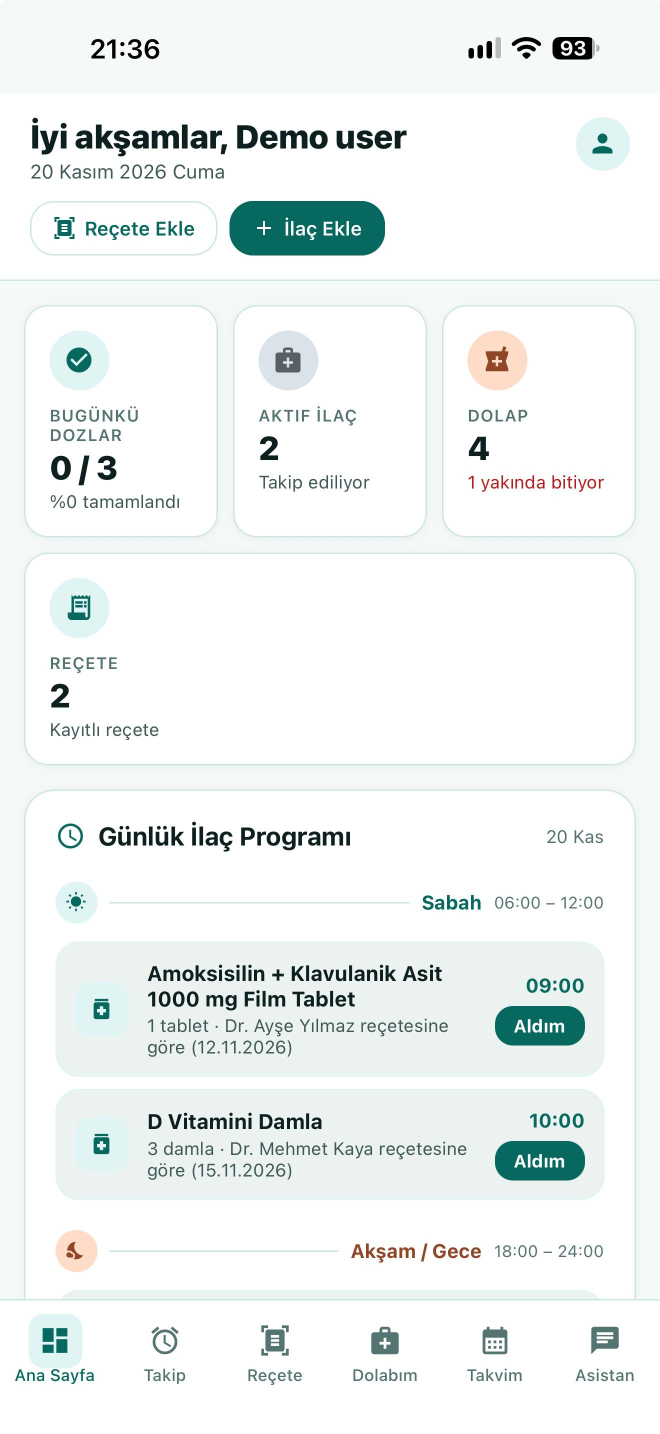
#> input picture store/raw/01.jpeg, 1320 x 2868 px, given in place of 01.png, which was not available (shown at 1/2 size)
$ python make_screenshots.py raw
#> lines starting #> are read from the running program, lines starting #| are printed output that depends on the picture; after the words box and inside, x2 and y2 are one past the last pixel; in counts of white or black regions, pixels touching at a corner belong together
"""App Store ekran görüntüleri: logo yeşili arka plan + başlık + yuvarlatılmış ekran.

Kullanım:
    python3 store/make_screenshots.py <girdi_klasörü>

ÖNEMLİ (App Store 1.4.2): Ham ekran görüntülerinde AI tarafından üretilmiş doz
metni (örn. "günlük maksimum doz", "40 kg üzeri çocuklar") görünmemeli. Ham
görüntüleri yeni sürümle, temiz bir demo hesapla yeniden al.

Girdi klasöründe SLIDES listesindeki dosya adları (01.png veya image01.png, ...) olmalı.
Çıktı: store/screenshots/ altında 6.9" iPhone boyutu (1320x2868), App Store
Connect'in kabul ettiği RGB PNG'ler.
"""
import os
import sys

from PIL import Image, ImageDraw, ImageFilter, ImageFont

W, H = 1320, 2868
BG = (11, 110, 110)          # #0b6e6e — ikon arka planı
TITLE_COLOR = (255, 255, 255)
SUB_COLOR = (207, 238, 233)
FONT_PATH = "/System/Library/Fonts/SFNS.ttf"
# iPhone durum çubuğu (saat, pil, Dynamic Island, "◀ TestFlight") — 1320 px
# genişlikteki ekran görüntüsünde üstten bu kadar kesilir.
STATUS_BAR_PX_AT_1320 = 186

# Tab sırasıyla: Ana Sayfa → Takip → Reçete → Dolabım → Takvim → Asistan
SLIDES = [
    ("01", "İlaçların tek ekranda", "Günlük programın ve ilaç dolabın"),
    ("02", "Hiçbir dozu kaçırma", "Hatırlatma gelsin, tek dokunuşla işaretle"),
    ("03", "Reçeteni fotoğrafla,\nyapay zeka okusun", "Reçetendeki ilaçlar düzenli bir listede"),
    ("04", "Evdeki ilaç dolabın", "Son kullanma tarihi ve stok takibi"),
    ("05", "Takvimde tüm aile", "Kendi ve çocuklarının ilaçları bir arada"),
    ("06", "Aklına takılanı sor", "İlaçlar hakkında genel bilgi asistanı"),
]


def font(size: int, bold: bool) -> ImageFont.FreeTypeFont:
    f = ImageFont.truetype(FONT_PATH, size)
    try:
        f.set_variation_by_name("Bold" if bold else "Regular")
    except (OSError, ValueError):
        pass
    return f


def draw_centered(draw: ImageDraw.ImageDraw, text: str, y: int, f, color, line_gap: int) -> int:
    for line in text.split("\n"):
        w = draw.textlength(line, font=f)
        draw.text(((W - w) / 2, y), line, font=f, fill=color)
        y += f.size + line_gap
    return y


def rounded(im: Image.Image, radius: int) -> Image.Image:
    mask = Image.new("L", im.size, 0)
    ImageDraw.Draw(mask).rounded_rectangle((0, 0, *im.size), radius=radius, fill=255)
    out = im.convert("RGBA")
    out.putalpha(mask)
    return out


def make(src: str, title: str, subtitle: str, dst: str) -> None:
#> called with src = 'raw/01.png', title = 'İlaçların tek ekranda', subtitle = 'Günlük programın ve ilaç dolabın'
    canvas = Image.new("RGB", (W, H), BG)
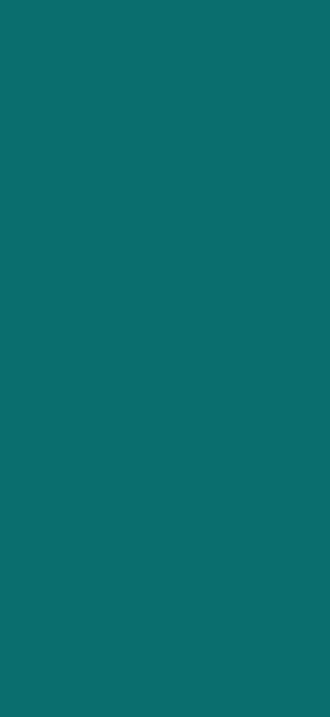
#> canvas: PIL image 1320x2868 RGB (shown at 1/4 size); mean R, G, B 11, 110, 110
    draw = ImageDraw.Draw(canvas)

    y = draw_centered(draw, title, 170, font(92, True), TITLE_COLOR, 18)
#> y = 280
    y = draw_centered(draw, subtitle, y + 22, font(48, False), SUB_COLOR, 12)
#> y = 362

    shot = Image.open(src).convert("RGB")
#> shot is the input picture: PIL image 1320x2868 RGB; mean R, G, B 238.8, 243.1, 242.4
    crop = round(STATUS_BAR_PX_AT_1320 * shot.width / 1320)
    shot = shot.crop((0, crop, shot.width, shot.height))
#> shot: PIL image 1320x2682 RGB
    target_w = 1040
    shot = shot.resize((target_w, round(shot.height * target_w / shot.width)), Image.LANCZOS)
#> shot: PIL image 1040x2113 RGB
    frame_pad = 14
    framed = Image.new("RGB", (shot.width + 2 * frame_pad, shot.height + 2 * frame_pad), (255, 255, 255))
#> framed: PIL image 1068x2141 RGB; every value is 255
    framed.paste(shot, (frame_pad, frame_pad))
    framed = rounded(framed, 78)
#> in rounded, `ImageDraw.Draw(mask).rounded_rectangle((0, 0, *im.size), radius=radius..`:
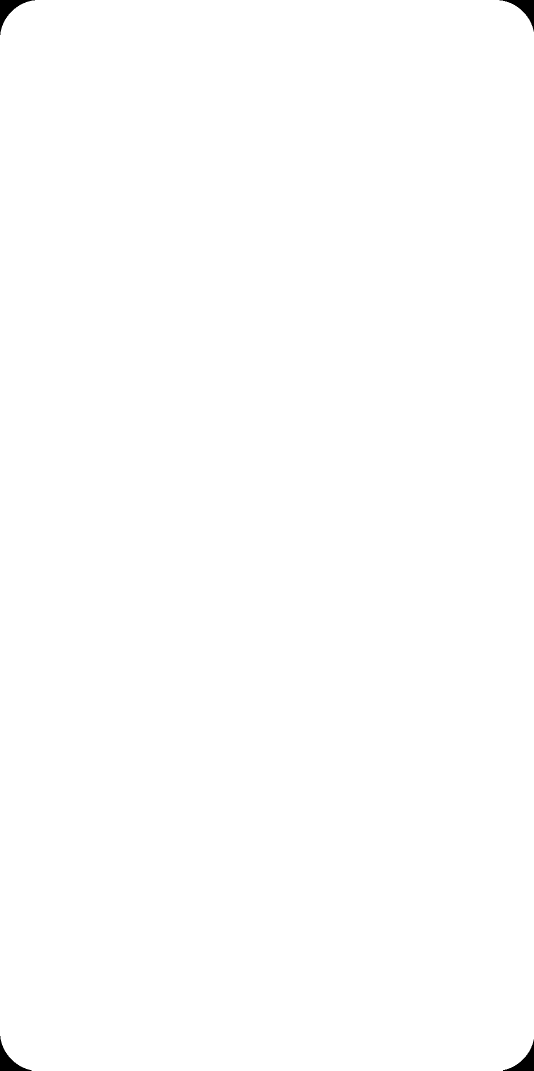
#> mask: PIL image 1068x2141 L (shown at 1/2 size); 99.8% white; 4 black regions, box (x1, y1, x2, y2) and area: (0, 0, 70, 70) 1327, (999, 0, 1068, 63) 1257, (0, 2072, 63, 2141) 1257, (1006, 2079, 1068, 2141) 1188

    x = (W - framed.width) // 2
    top = max(y + 70, 560)
#> top = 560

    # Yumuşak gölge
    shadow = Image.new("RGBA", (W, H), (0, 0, 0, 0))
#> shadow: PIL image 1320x2868 RGBA; every value is 0
    ImageDraw.Draw(shadow).rounded_rectangle(
        (x, top + 24, x + framed.width, top + 24 + framed.height), radius=78, fill=(0, 0, 0, 90)
    )
    shadow = shadow.filter(ImageFilter.GaussianBlur(36))
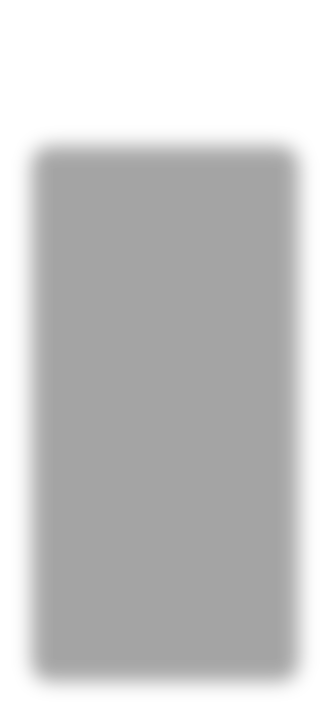
#> shadow: PIL image 1320x2868 RGBA (shown at 1/4 size); mean R, G, B, A 0, 0, 0, 54.3; transparent parts drawn white
    canvas.paste(shadow, (0, 0), shadow)
    canvas.paste(framed, (x, top), framed)  # alt kısım kenardan taşabilir, bilinçli
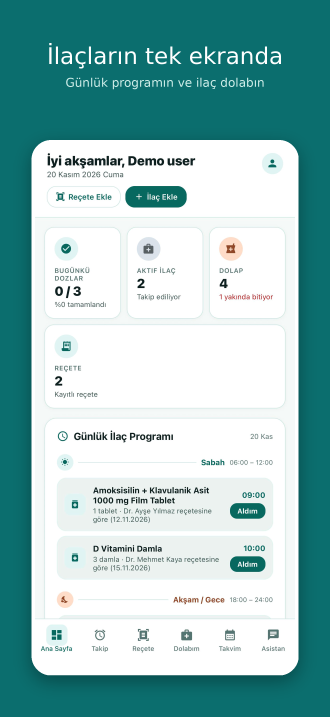
#> canvas: PIL image 1320x2868 RGB (shown at 1/4 size); mean R, G, B 150.1, 190.4, 190

    canvas.save(dst, "PNG")


def main() -> None:
    src_dir = sys.argv[1]
    out_dir = os.path.join(os.path.dirname(__file__), "screenshots", "6.9-inch-1320x2868")
    os.makedirs(out_dir, exist_ok=True)
    for name, title, subtitle in SLIDES:
        candidates = [prefix + name + ext for prefix in ("", "image")
                      for ext in (".png", ".PNG", ".jpg", ".jpeg", ".JPG")]
        src = next((os.path.join(src_dir, c) for c in candidates
                    if os.path.exists(os.path.join(src_dir, c))), None)
        if not src:
            print(f"atlandı: {name} bulunamadı")
            continue
        dst = os.path.join(out_dir, f"{name}.png")
        make(src, title, subtitle, dst)
        print(f"{dst} ({W}x{H})")
#> pass 2 of the loop in main, `for name, title, subtitle in SLIDES:`:
#> in make (call 2), `y = draw_centered(draw, title, 170, font(92, True), TITLE_COLOR, 18)`: y = 280
#> in make (call 2), `y = draw_centered(draw, subtitle, y + 22, font(48, False), SUB_COLOR, ..`: y = 362
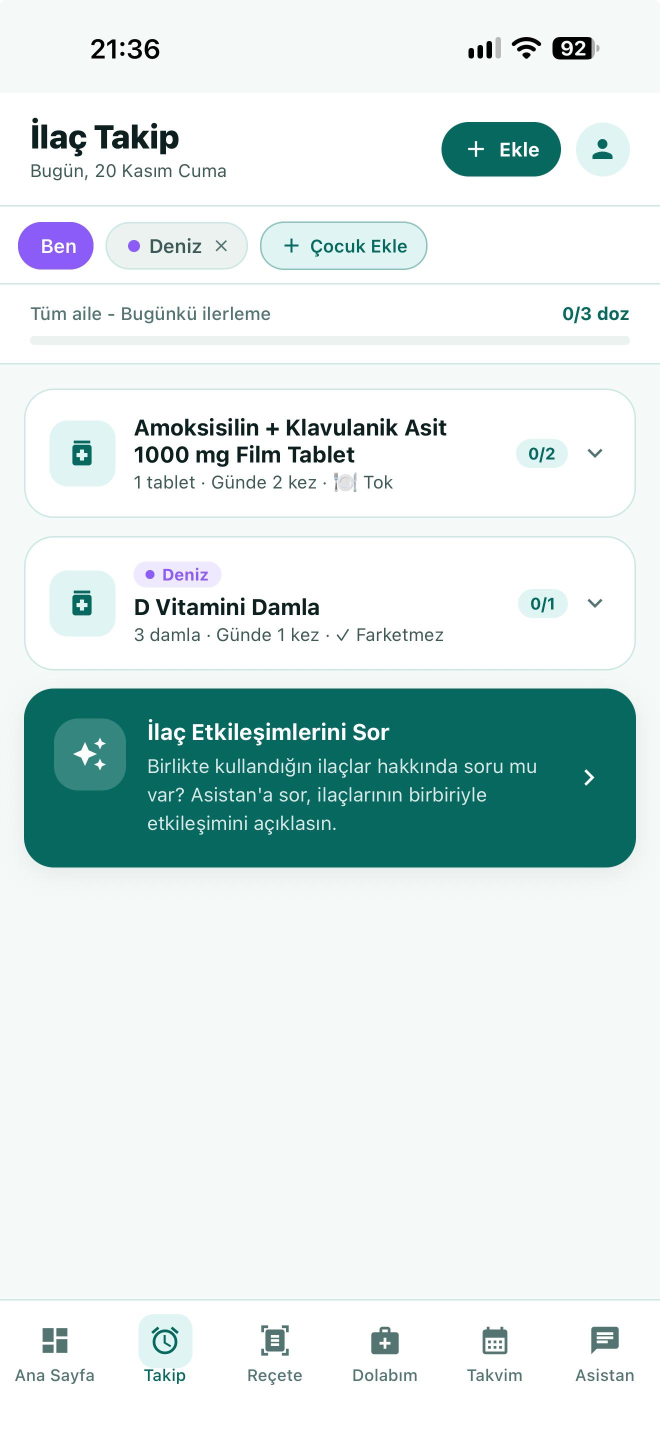
#> input picture store/raw/02.jpeg, 1320 x 2868 px, given in place of 02.png, which was not available (shown at 1/2 size)
#> in make, shot is the input picture: PIL image 1320x2868 RGB; mean R, G, B 215.9, 230, 229
#> in make (call 2), `framed.paste(shot, (frame_pad, frame_pad))`:
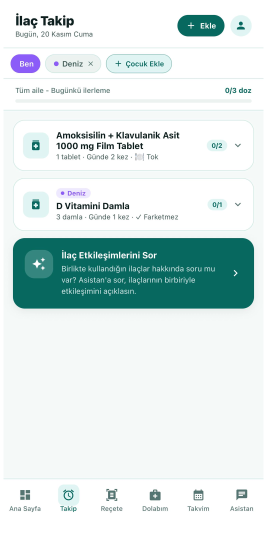
#> framed: PIL image 1068x2141 RGB (shown at 1/4 size); mean R, G, B 215.9, 230.1, 229.1
#> in make (call 2), `canvas.paste(framed, (x, top), framed)`:
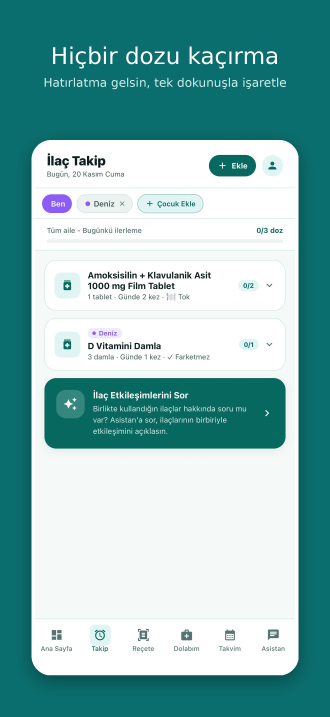
#> canvas: PIL image 1320x2868 RGB (shown at 1/4 size); mean R, G, B 135.9, 182.3, 181.7
#> pass 3 of the loop in main, `for name, title, subtitle in SLIDES:`:
#> in make (call 3), `y = draw_centered(draw, title, 170, font(92, True), TITLE_COLOR, 18)`: y = 390
#> in make (call 3), `y = draw_centered(draw, subtitle, y + 22, font(48, False), SUB_COLOR, ..`: y = 472
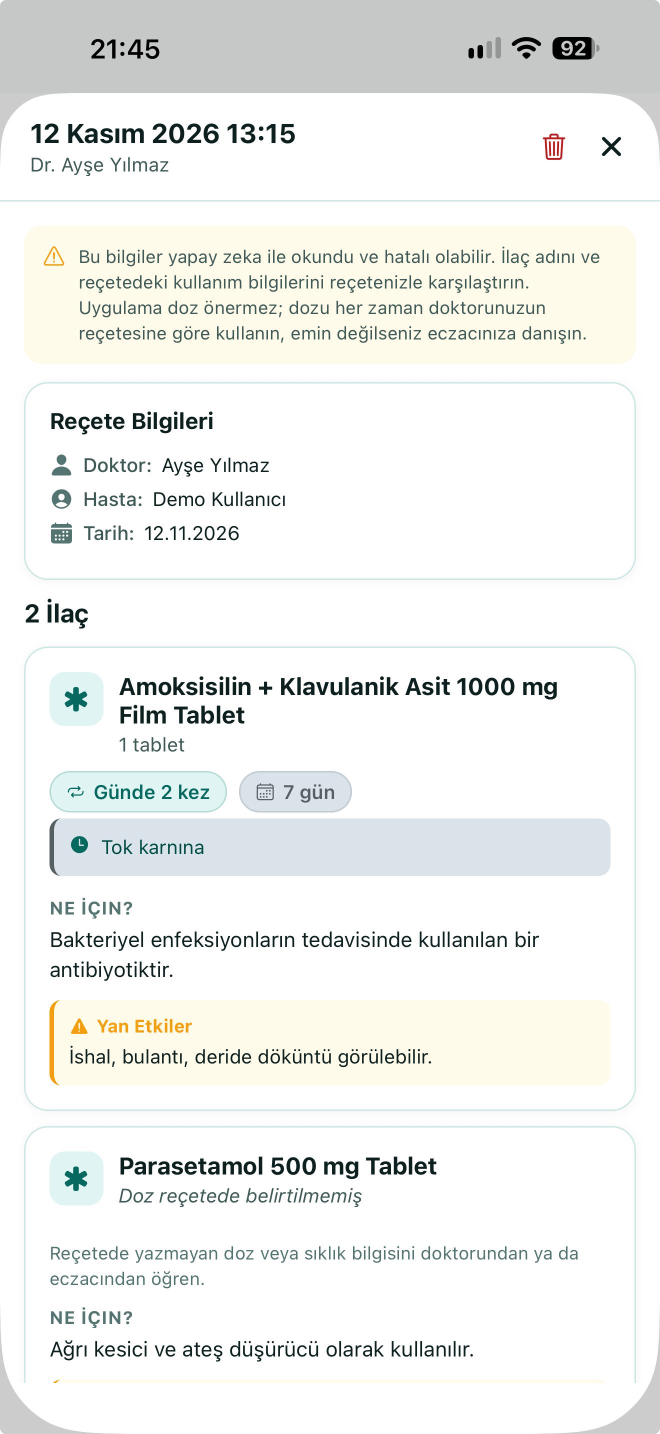
#> input picture store/raw/03.jpeg, 1320 x 2868 px, given in place of 03.png, which was not available (shown at 1/2 size)
#> in make, shot is the input picture: PIL image 1320x2868 RGB; mean R, G, B 240.4, 241.6, 239.4
#> in make (call 3), `framed.paste(shot, (frame_pad, frame_pad))`:
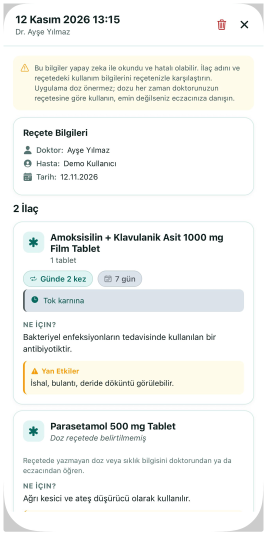
#> framed: PIL image 1068x2141 RGB (shown at 1/4 size); mean R, G, B 244.1, 245.2, 242.9
#> in make (call 3), `canvas.paste(framed, (x, top), framed)`:
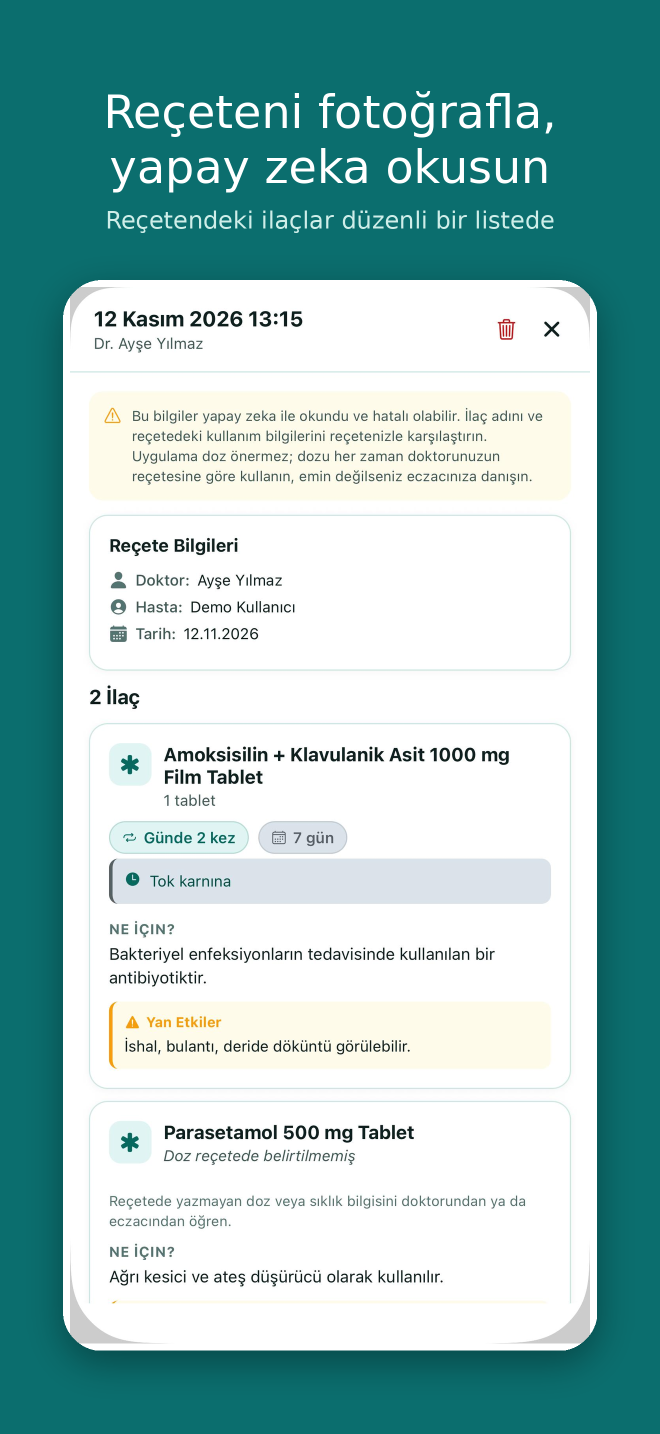
#> canvas: PIL image 1320x2868 RGB (shown at 1/2 size); mean R, G, B 154, 192, 190.7
#> the loop made 6 passes; the first 3 are shown


if __name__ == "__main__":
    main()
